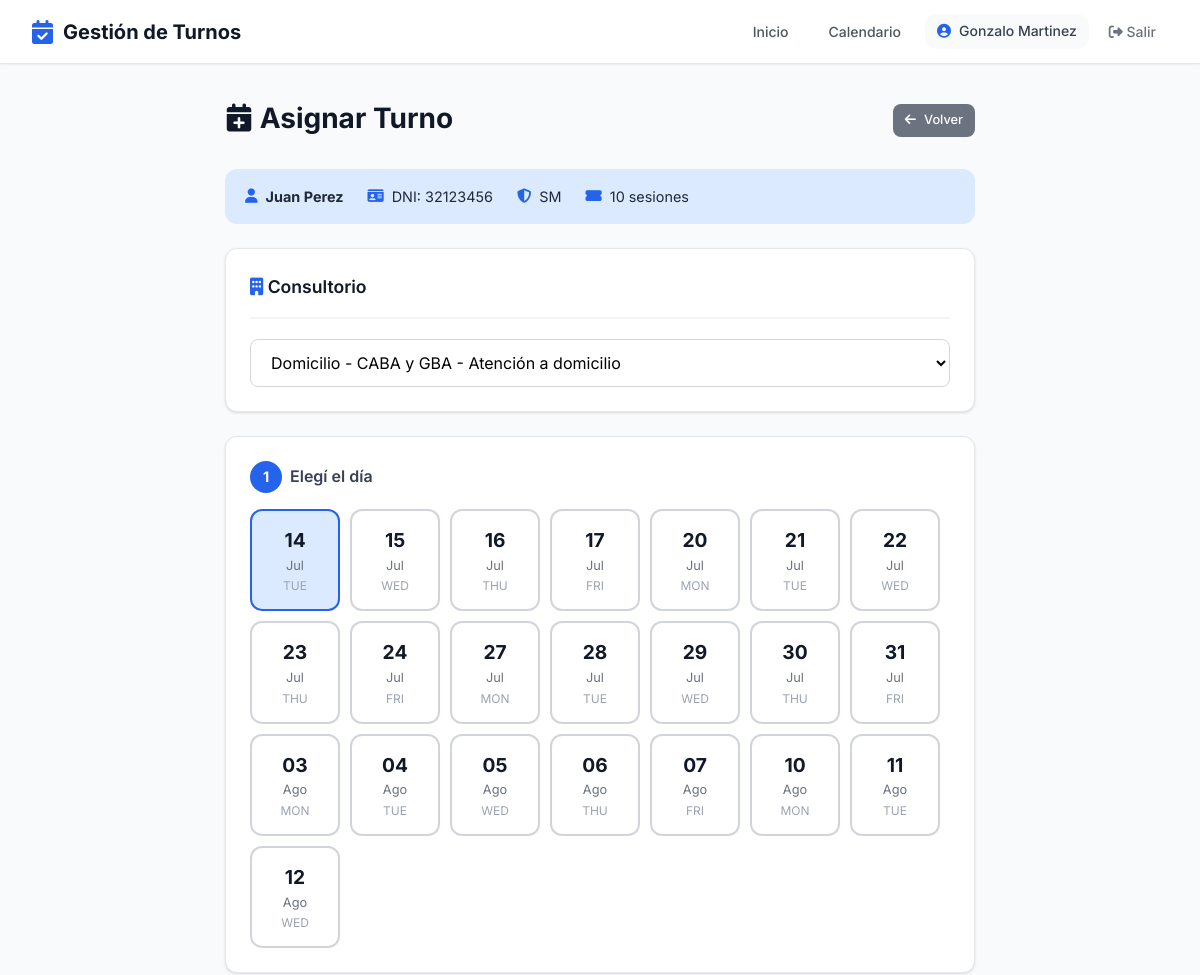
Before: /profesional/asignar/68/ (signed in, upper part) with the older database file.
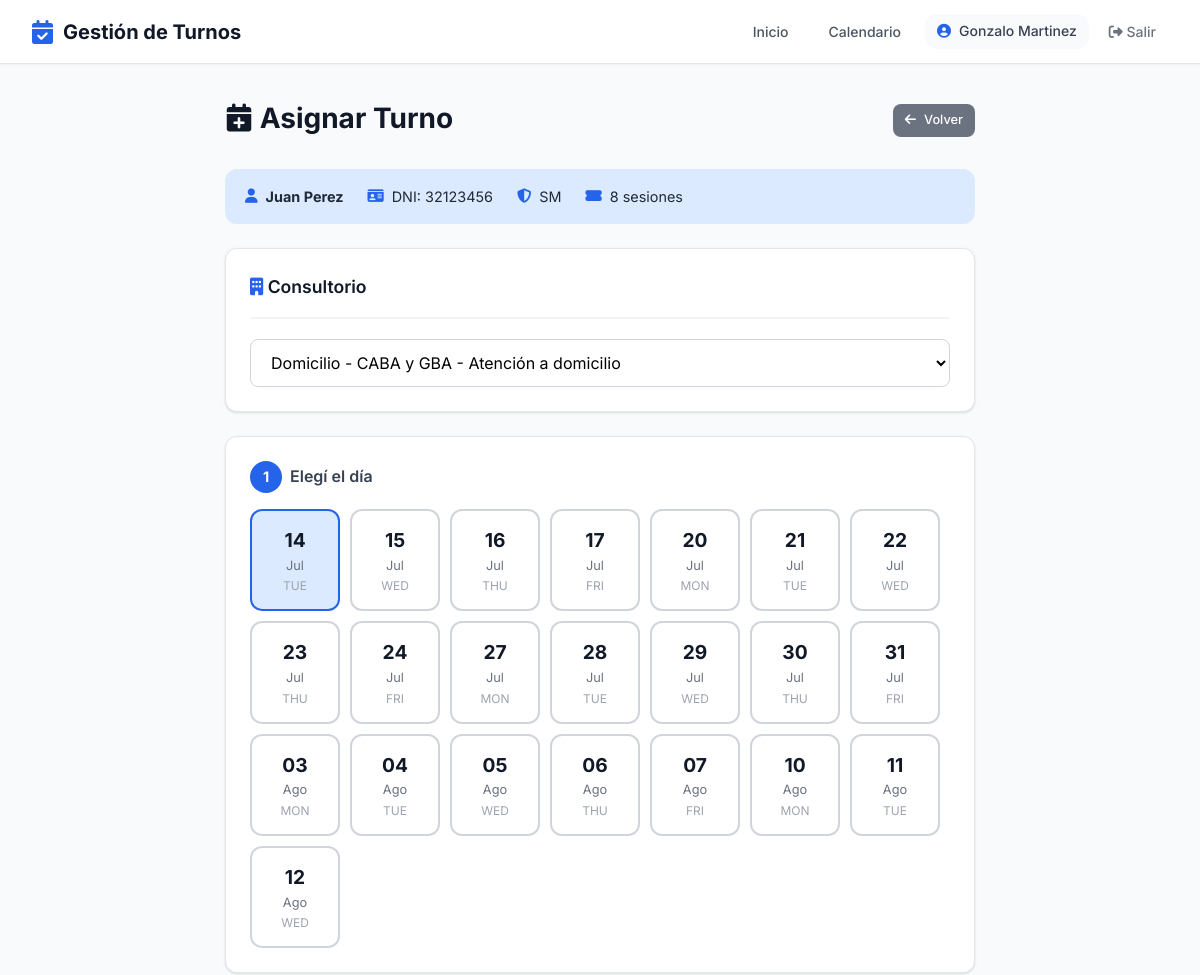
After: the same page with the newer database file.
### pacientes/models.py (models this page shows, shortened)
class Paciente(Persona):
    GENEROS = [
        ('M', 'Masculino'),
        ('F', 'Femenino'),
        ('X', 'No binario'),
    ]
    usuario = models.OneToOneField(
        'usuarios.Usuario',
        on_delete=models.SET_NULL,
        null=True,
        blank=True,
        verbose_name='Usuario'
    )
    genero = models.CharField(
        max_length=1,
        choices=GENEROS,
        blank=True,
        verbose_name='Género'
    )
    direccion = models.CharField(
        max_length=200,
        blank=True,
        verbose_name='Dirección'
    )
    obra_social = models.ForeignKey(
        'obras_sociales.ObraSocial',
        on_delete=models.SET_NULL,
        null=True,
        blank=True,
        verbose_name='Obra Social'
    )
    numero_afiliado = models.CharField(
        max_length=50,
        blank=True,
        verbose_name='Número de Afiliado'
    )
    plan_obra_social = models.ForeignKey(
        'obras_sociales.Plan',
        on_delete=models.SET_NULL,
        null=True,
        blank=True,
        verbose_name='Plan'
    )
    observaciones = models.TextField(
        blank=True,
        verbose_name='Observaciones'
    )
    sesiones_autorizadas = models.IntegerField(
    null=True,
    blank=True,
    verbose_name='Sesiones Autorizadas'
    )
    sesiones_restantes = models.IntegerField(
        null=True,
        blank=True,
        verbose_name='Sesiones Restantes'
    )
    fecha_vencimiento_sesiones = models.DateField(
        null=True,
        blank=True,
        verbose_name='Vencimiento de Sesiones'
    )
    contacto_emergencia_nombre = models.CharField(
        max_length=100,
        blank=True,
        verbose_name='Contacto Emergencia - Nombre'
    )
    contacto_emergencia_telefono = models.CharField(
        max_length=20,
        blank=True,
        verbose_name='Contacto Emergencia - Teléfono'
    )
    class Meta:
        verbose_name = 'Paciente'
        verbose_name_plural = 'Pacientes'
        ordering = ['apellido', 'nombre']

### obras_sociales/models.py (models this page shows, shortened)
class ObraSocial(ModeloBase):
    nombre = models.CharField(max_length=200, verbose_name='Nombre')
    sigla = models.CharField(max_length=20, verbose_name='Sigla')
    telefono = models.CharField(max_length=20, blank=True, verbose_name='Teléfono')
    email = models.EmailField(blank=True, verbose_name='Email')
    activo = models.BooleanField(default=True, verbose_name='Activo')
    class Meta:
        verbose_name = 'Obra Social'
        verbose_name_plural = 'Obras Sociales'
        ordering = ['nombre']

### turnos_profesionales/views.py (the view, shortened to what this page needs)
# urls.py: path('asignar/<int:paciente_id>/', views.asignar_turno, name='asignar_turno'),
@login_required
def asignar_turno(request, paciente_id):
    if request.user.rol not in ['profesional', 'secretaria']:
        return redirect('home')
    if request.user.rol == 'secretaria':
        profesional_id = request.GET.get('profesional')
        if profesional_id:
            profesional = get_object_or_404(Profesional, id=profesional_id)
        else:
            profesional = Profesional.objects.filter(
                establecimientos=request.user.establecimiento, activo=True
            ).first()
    else:
        profesional = get_object_or_404(Profesional, usuario=request.user)
    if not profesional:
        messages.error(request, 'No hay profesionales disponibles.')
        return redirect('panel_secretaria' if request.user.rol == 'secretaria' else 'home')
    paciente = get_object_or_404(Paciente, id=paciente_id)
    hoy = date.today()
    dias_disponibles = []
    agenda = Agenda.objects.filter(profesional=profesional, activo=True, fecha_inicio__lte=hoy + timedelta(days=30)).first()
    max_simultaneos = agenda.pacientes_simultaneos if agenda else 1
    if agenda:
        for i in range(30):
            fecha = hoy + timedelta(days=i)
            dia_semana = fecha.weekday()
            horario = HorarioAtencion.objects.filter(agenda=agenda, dia=dia_semana).first()
            if horario:
                hora_actual = horario.hora_inicio
                slots = []
                while hora_actual < horario.hora_fin:
                    hora_fin_slot = (datetime.combine(fecha, hora_actual) + timedelta(minutes=horario.duracion_turno)).time()
                    if hora_fin_slot <= horario.hora_fin:
                        ocupados = TurnoProfesional.objects.filter(
                            profesional=profesional, fecha=fecha,
                            hora_inicio=hora_actual, estado__in=['pendiente', 'confirmado']
                        ).count()
                        if ocupados < max_simultaneos:
                            slots.append(hora_actual.strftime('%H:%M'))
                    hora_actual = hora_fin_slot
                if slots:
                    dias_disponibles.append({
                        'fecha': fecha, 'fecha_str': fecha.strftime('%Y-%m-%d'),
                        'nombre_dia': fecha.strftime('%A'), 'slots': slots
                    })
    profesionales_consultorio = None
    if request.user.rol == 'secretaria':
        profesionales_consultorio = Profesional.objects.filter(
            establecimientos=request.user.establecimiento, activo=True
        )
    return render(request, 'turnos_profesionales/asignar_turno.html', {
        'profesional': profesional, 'paciente': paciente,
        'dias_disponibles': dias_disponibles, 'hoy': hoy,
        'profesionales_consultorio': profesionales_consultorio,
        'max_simultaneos': max_simultaneos,
    })

### core_app/models.py (called while the page is built)
    @property
    def nombre_completo(self):
        return f"{self.nombre} {self.apellido}"

### turnos_profesionales/templates/turnos_profesionales/asignar_turno.html (shortened to what this page needs)
{% extends 'core_app/base.html' %}
{% block content %}
<div style="max-width: 750px; margin: 0 auto;">
    <div class="flex-between mb-6">
        <div class="page-header mb-0">
            <h1><i class="fas fa-calendar-plus text-success"></i> Asignar Turno</h1>
        </div>
        <a href="{% url 'ficha_paciente' paciente.id %}" class="btn btn-secondary btn-sm">
            <i class="fas fa-arrow-left"></i> Volver
        </a>
    </div>
    <div class="paciente-info-bar">
        <div class="paciente-info-item">
            <i class="fas fa-user text-primary"></i>
            <strong>{{ paciente.nombre_completo }}</strong>
        </div>
        <div class="paciente-info-item">
            <i class="fas fa-id-card text-primary"></i>
            DNI: {{ paciente.dni }}
        </div>
        {% if paciente.obra_social %}
        <div class="paciente-info-item">
            <i class="fas fa-shield-alt text-primary"></i>
            {{ paciente.obra_social.sigla }}
        </div>
        {% endif %}
        {% if paciente.sesiones_restantes is not None %}
        <div class="paciente-info-item">
            <i class="fas fa-ticket-alt text-primary"></i>
            {{ paciente.sesiones_restantes }} sesiones
        </div>
        {% endif %}
    </div>
    {% if profesional.establecimientos.count > 1 %}
    <div class="card">
        <div class="card-header">
            <h3 class="card-title">
                <i class="fas fa-building text-primary"></i> Consultorio
            </h3>
        </div>
        <select name="establecimiento" style="width: 100%; padding: 12px 16px; border: 1px solid var(--gray-300); border-radius: var(--radius); font-family: inherit; font-size: 1rem; background: white;">
            {% for est in profesional.establecimientos.all %}
                <option value="{{ est.id }}">{{ est.nombre }} - {{ est.direccion }}</option>
            {% endfor %}
        </select>
    </div>
    {% endif %}
    {% if dias_disponibles %}
        <form method="post" enctype="multipart/form-data">
            <div class="card">
                <div class="step-indicator">
                    <span class="step-number">1</span>
                    <span style="font-weight: 600; color: var(--gray-700);">Elegí el día</span>
                </div>
                <div class="day-selector">
                    {% for dia in dias_disponibles %}
                    <label class="day-option {% if forloop.first %}selected{% endif %}"
                           onclick="seleccionarDia(this, '{{ dia.fecha_str }}')">
                        <div class="day-number">{{ dia.fecha|date:"d" }}</div>
                        <div class="day-month">{{ dia.fecha|date:"M" }}</div>
                        <div class="day-name">{{ dia.nombre_dia|slice:":3" }}</div>
                    </label>
                    {% endfor %}
                </div>
            </div>
        </form>
    {% endif %}
</div>
{% endblock %}

Changed rows visible on the page:
changed Paciente "Juan Perez": sesiones_restantes "10" → "8"
